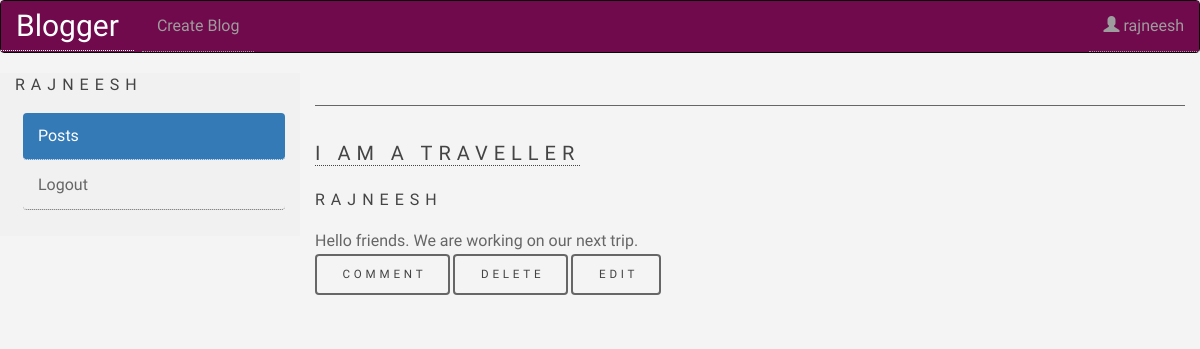
/admin (signed in), run on the app's committed database.
### tables this page shows
CREATE TABLE blog_detail (
    blog_id integer PRIMARY KEY AUTOINCREMENT,
    user_name text NOT NULL,
    title text NOT NULL,
    content text NOT NULL,
    date text NOT NULL,
    published BOOLEAN NOT NULL, theme text,
    FOREIGN KEY (user_name) 
    REFERENCES user_details (username));

### app/__init__.py (the view)
@app.route('/admin')
def admin():
   if 'username' in session:
       blogs_sent = dbHandler.retrieveBlogs(session['username'])
       return render_template("admin.html", logged_in = True,  username=session['username'], blogs=blogs_sent)
   else:
       return login()

### app/models.py (called while the page is built)
def retrieveBlogs(user=None):
  try:
    with sql.connect("database.db") as con:
      con.row_factory = sql.Row
      cur = con.cursor()
      if user!=None:
        cur.execute("select * from blog_detail ORDER BY date")
        rows = cur.fetchall()
        users=[]
        for row in rows:
          if row['user_name']==user:
            users.append(row)
        return users
  except:
    print "Connection Error"
    return([],"connection Fault")

### app/templates/admin.html (shortened to what this page needs)
{%extends 'base.html' %}
{% block nav_left %}
  {%if logged_in %}
    <li><a href="/editor"> Create Blog</a></li>
  {%endif%}
{% endblock %}
{% block nav_right %}
    {%if logged_in %}
      <li><a href="/admin"><span class="glyphicon glyphicon-user"></span> {{username}}</a></li>
    {%endif%}
{% endblock %}
{%block content%}
{%if logged_in%}
<div class="container-fluid">
  <div class="row content">
    <div class="col-sm-3 sidenav">
      <h4>{{ username }}</h4>
      <ul class="nav nav-pills nav-stacked">
        <li class="active"><a href="#section1">Posts</a></li>
        <li><a href="/logout">Logout</a></li>
      </ul><br>
    </div>
    <div class="col-sm-9">
      {% for post in blogs %}
      <div id="blog{{post.blog_id}}">
      <hr>
      <h3><a href="/blog/{{post.blog_id}}">{{ post.title }}</a></h3>
      <h4>{{ post.user_name }}</h4>
      <div id='blog1{{post.blog_id}}' style="display:block;max-height:300px; overflow: hidden;">{{ post.content | safe }}</div>
  <button id='comment' onclick="{var div =document.getElementById('comment{{post.blog_id}}');if(div.style.display=='none'){div.style.display='block';get_comment('{{post.blog_id}}')}else{div.style.display='none'}}">comment</button>
  <button id="delete{{post.blog_id}}" name="delete{{post.blog_id}}" onclick="del_blog('{{post.blog_id}}')" >Delete</button>
  <button id="edit{{post.blog_id}}" name="edit{{post.blog_id}}" onclick="edit_blog('{{post.blog_id}}')" >Edit</button>
      <br><br>
    </div>
    {% endfor %}
      </div>
  </div>
</div>
{%endif%}
{% endblock %}

### app/static/main.css (style rules this page uses)
.row.content { height: fit-content }
.sidenav { background-color: #f1f1f1; height: fit-content; }

### app/static/css/w3.css (style rules this page uses)
html { box-sizing:border-box }
*,*:before,*:after { box-sizing:inherit }
html { -ms-text-size-adjust:100%;-webkit-text-size-adjust:100% }
body { margin:0 }
a { background-color:transparent;-webkit-text-decoration-skip:objects }
hr { box-sizing:content-box;height:0;overflow:visible }
button,input,select,textarea { font:inherit;margin:0 }
button,input { overflow:visible }
button,select { text-transform:none }
button,html [type=button],[type=reset],[type=submit] { -webkit-appearance:button }
html,body { font-family:Verdana,sans-serif;font-size:15px;line-height:1.5 }
html { overflow-x:hidden }
h3 { font-size:24px }
h4 { font-size:20px }
h1,h2,h3,h4,h5,h6 { font-family:"Segoe UI",Arial,sans-serif;font-weight:400;margin:10px 0 }
hr { border:0;border-top:1px solid #eee;margin:20px 0 }
a { color:inherit }

### app/static/assets/css/main.css (style rules this page uses)
html, body, div, span, applet, object, iframe, h1, h2, h3, h4, h5, h6, p, blockquote, pre, a, abbr, acronym, address, big, cite, code, del, dfn, em, img, ins, kbd, q, s, samp, small, strike, strong, sub, sup, tt, var, b, u, i, center, dl, dt, dd, ol, ul, li, fieldset, form, label, legend, table, caption, tbody, tfoot, thead, tr, th, td, article, aside, canvas, details, embed, figure, figcaption, footer, header, hgroup, menu, nav, output, ruby, section, summary, time, mark, audio, video { margin: 0; padding: 0; border: 0; font-size: 100%; font: inherit; vertical-align: baseline; }
body { line-height: 1; }
ol, ul { list-style: none; }
body { -webkit-text-size-adjust: none; }
*, *:before, *:after { -moz-box-sizing: border-box; -webkit-box-sizing: border-box; box-sizing: border-box; }
body { -ms-overflow-style: scrollbar; }
body { background: #f4f4f4; }
body { background-color: #f4f4f4; color: #666666; }
body, input, select, textarea { font-family: "Source Sans Pro", Helvetica, sans-serif; font-size: 17pt; font-weight: 200; line-height: 1.65; }
@media screen and (max-width: 1680px) { body, input, select, textarea { font-size: 13pt; } }
@media screen and (max-width: 1280px) { body, input, select, textarea { font-size: 12pt; } }
a { -moz-transition: color 0.2s ease, border-bottom-color 0.2s ease; -webkit-transition: color 0.2s ease, border-bottom-color 0.2s ease; -ms-transition: color 0.2s ease, border-bottom-color 0.2s ease; transition: color 0.2s ease, border-bottom-color 0.2s ease; text-decoration: none; border-bottom: dotted 1px; }
h1, h2, h3, h4, h5, h6 { font-weight: 400; line-height: 1.5; margin: 0 0 1em 0; text-transform: uppercase; letter-spacing: 0.375rem; }
h1 a, h2 a, h3 a, h4 a, h5 a, h6 a { color: inherit; text-decoration: none; }
h3 { font-size: 1.25em; }
h4 { font-size: 1em; }
hr { border: 0; border-bottom: solid 1px; margin: 2em 0; }
a { color: inherit; }
h1, h2, h3, h4, h5, h6 { color: #444444; }
hr { border-bottom-color: #666666; }
input[type="submit"], input[type="reset"], input[type="button"], button, .button { -moz-appearance: none; -webkit-appearance: none; -ms-appearance: none; appearance: none; -moz-transition: box-shadow 0.2s ease-in-out, background-color 0.2s ease-in-out, color 0.2s ease-in-out; -webkit-transition: box-shadow 0.2s ease-in-out, background-color 0.2s ease-in-out, color 0.2s ease-in-out; -ms-transition: box-shadow 0.2s ease-in-out, background-color 0.2s ease-in-out, color 0.2s ease-in-out; transition: box-shadow 0.2s ease-in-out, background-color 0.2s ease-in-out, color 0.2s ease-in-out; border-radius: 4px; border: 0; cursor: pointer; display: inline-block; font-weight: 400; height: 3.5em; line-height: 3.5em; padding: 0 2em 0 2.375em; text-align: center; text-decoration: none; white-space: nowrap; text-transform: uppercase; letter-spacing: 0.325em; font-size: 0.725em; }
input[type="submit"], input[type="reset"], input[type="button"], button, .button { background-color: transparent; box-shadow: inset 0 0 0 2px #666666; color: #444444 !important; }
ul { list-style: disc; margin: 0 0 2em 0; padding-left: 1em; }
ul li { padding-left: 0.5em; }

### data on the page
blog_detail: user_name "rajneesh", user_name "RAJNEESH", title "I AM A TRAVELLER", content "Hello friends. We are working on our next trip."
